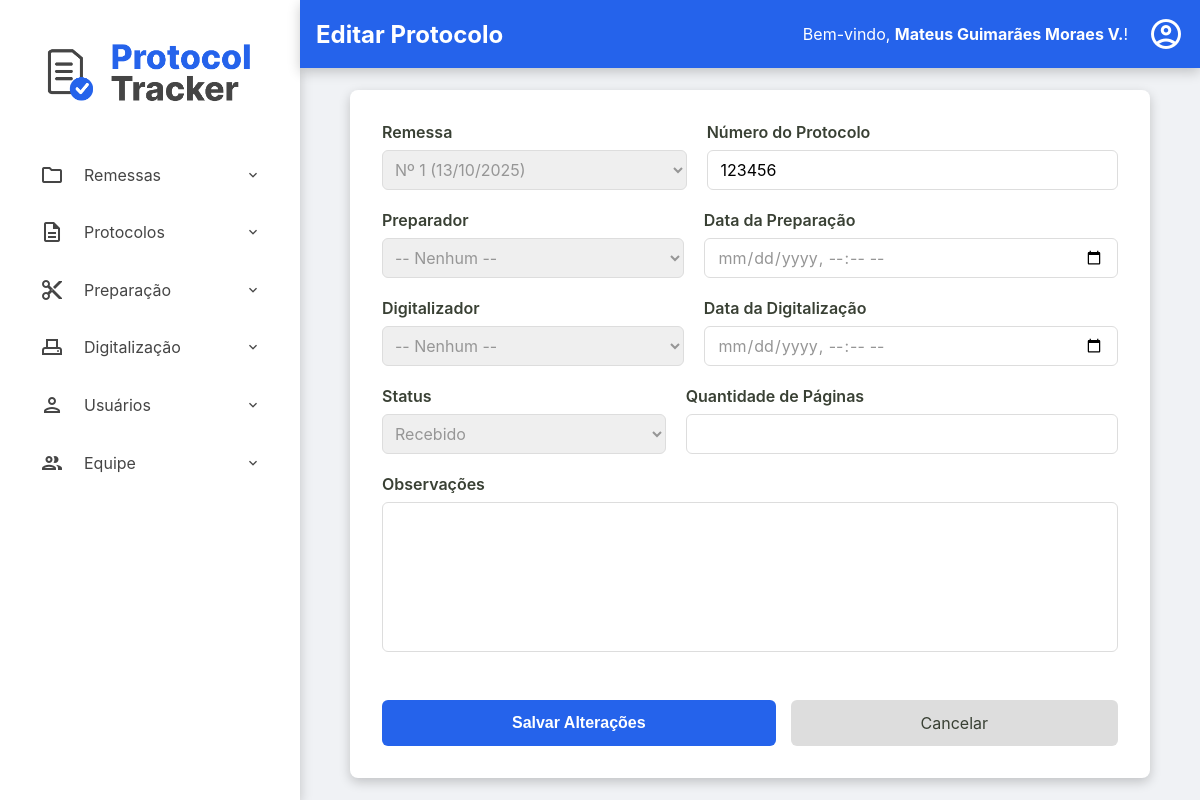
The page /admin/remessas/editar-protocolo?id=fdb02b9f-7ec1-4d7a-8567-63da422c2a63 (signed in) on the database as committed earlier.
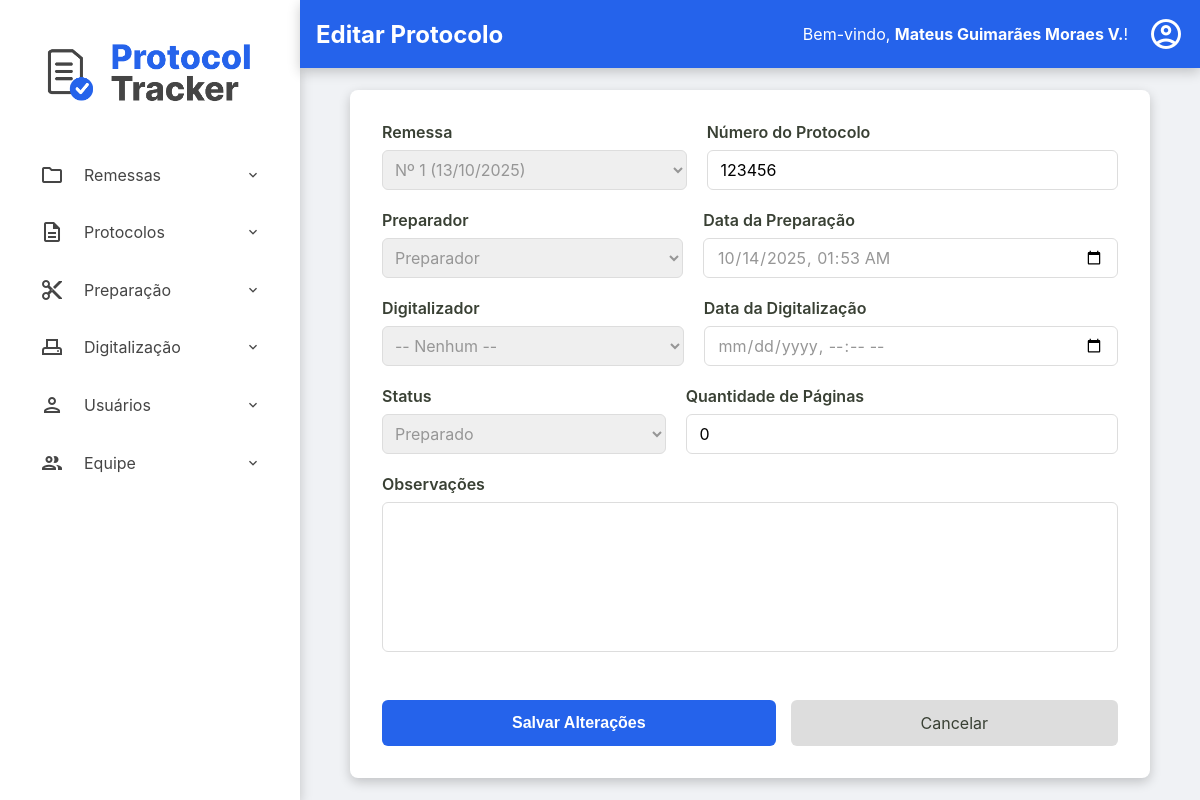
The same page on the database as committed later.
### tables this page shows
CREATE TABLE protocolos (
    id TEXT PRIMARY KEY,
    id_remessa TEXT NOT NULL,
    numero_protocolo TEXT NOT NULL UNIQUE,
    data_preparacao TEXT NULL,
    id_preparador INTEGER NULL,
    data_digitalizacao TEXT NULL,
    id_digitalizador INTEGER NULL,
    status TEXT NOT NULL DEFAULT 'RECEBIDO',
    quantidade_paginas INTEGER NULL CHECK (quantidade_paginas >= 0),
    observacoes TEXT NULL,
    FOREIGN KEY (id_remessa) REFERENCES remessas (id),
    FOREIGN KEY (id_preparador) REFERENCES usuarios (id),
    FOREIGN KEY (id_digitalizador) REFERENCES usuarios (id)
  );

CREATE TABLE usuarios (
    id INTEGER PRIMARY KEY AUTOINCREMENT,
    nome TEXT NOT NULL,
    email TEXT NOT NULL UNIQUE,
    cpf TEXT NOT NULL UNIQUE,
    hash_senha TEXT NOT NULL,
    permissao TEXT NOT NULL,
    data_criacao TEXT NOT NULL DEFAULT CURRENT_TIMESTAMP,
    status INTEGER NOT NULL DEFAULT 1
  );

### src/Controller/Admin/RemessaController.php (called while the page is built, shortened)
<?php
class RemessaController
{
    public function exibirEditarProtocolo()
    {
        try {
            $id_protocolo = $_GET['id'] ?? null;
            $protocolo = $this->protocoloRepository->findById($id_protocolo);
            $listaDeRemessas = $this->remessaRepository->all();
            $listaDePreparadores = $this->usuarioRepository->allByPermissao('preparador');
            require __DIR__ . '/../../../templates/admin/editar-protocolo.php';
        } catch (Exception $e) {
            $this->home($e->getMessage());
        }
    }
}

### src/Repository/RemessaRepository.php (called while the page is built, shortened)
<?php
class RemessaRepository implements RemessaRepositoryInterface
{
    private PDO $connection;
    public function __construct(PDO $connection)
    {
        $this->connection = $connection;
    }
    public function all(): array
    {
        $sqlQuery = "SELECT * FROM remessas ORDER BY data_recebimento DESC;";
        $stmt = $this->connection->query($sqlQuery);
        return $this->hidrataLista($stmt);
    }
    private function hidrataLista(PDOStatement $stmt): array
    {
        $listaDeRemessas = [];
        while($dadosRemessa = $stmt->fetch()){
            $listaDeRemessas[] = Remessa::fromArray($dadosRemessa);
        }
        return $listaDeRemessas;
    }
}

### src/Model/Remessa.php (called while the page is built, shortened)
<?php
class Remessa {
    public function getId(): string { return $this->id; }
    public function getNumeroRemessa(): int { return $this->numero_remessa; }
    public static function fromArray(array $array): self
    {
        try {
            $data_recebimento = new DateTimeImmutable($array['data_recebimento']);
            $data_entrega = isset($array['data_entrega']) ? new DateTimeImmutable($array['data_entrega']) : null;
        } catch (Exception $e) {
            throw new Exception("Falha ao criar data");
        }
        return new self(
            $array['id'],
            (int) $array['numero_remessa'] ?? null,
            $data_recebimento,
            $data_entrega,
            $array['status'],
            isset($array['quantidade_protocolos']) ? (int)$array['quantidade_protocolos'] : null,
            (int)$array['id_administrador'],
            $array['observacoes'] ?? null
        );
    }
}

### src/Repository/ProtocoloRepository.php (called while the page is built, shortened)
<?php
class ProtocoloRepository implements ProtocoloRepositoryInterface
{
    private PDO $connection;
    public function __construct(PDO $connection)
    {
        $this->connection = $connection;
    }
    public function findById(string $id): ?Protocolo
    {
        $sqlQuery = "SELECT * FROM protocolos WHERE id = :id;";
        $stmt = $this->connection->prepare($sqlQuery);
        $stmt->bindValue(':id', $id);
        $stmt->execute();
        $dadosProtocolo = $stmt->fetch();
        return Protocolo::fromArray($dadosProtocolo);
    }
}

### src/Model/Protocolo.php (called while the page is built, shortened)
<?php
class Protocolo {
    public function getIdRemessa(): string { return $this->id_remessa; }
    public function getNumeroProtocolo(): string { return $this->numero_protocolo; }
    public function getDataPreparacao(): ?DateTimeImmutable { return $this->data_preparacao; }
    public function getIdPreparador(): ?int { return $this->id_preparador; }
    public function getDataDigitalizacao(): ?DateTimeImmutable { return $this->data_digitalizacao; }
    public function getStatus(): string { return $this->status; }
    public function getQuantidadePaginas(): ?int { return $this->quantidade_paginas; }
    public static function fromArray(array $array): self
    {
        try {
            $data_preparacao = isset($array['data_preparacao']) ? new DateTimeImmutable($array['data_preparacao']) :  null;
            $data_digitalizacao = isset($array['data_digitalizacao']) ? new DateTimeImmutable($array['data_digitalizacao']) :  null;
        } catch (Exception $e) {
            throw new Exception("Falha ao criar data");
        }
        return new self(
            $array['id'],
            $array['id_remessa'],
            $array['numero_protocolo'],
            $data_preparacao,
            isset($array['id_preparador']) ? (int) $array['id_preparador'] : null,
            $data_digitalizacao,
            isset($array['id_digitalizador']) ? (int) $array['id_digitalizador'] : null,
            $array['status'],
            isset($array['quantidade_paginas']) ? (int) $array['quantidade_paginas'] : null,
            $array['observacoes'] ?? null,
        );
    }
}

### src/Repository/UsuarioRepository.php (called while the page is built, shortened)
<?php
class UsuarioRepository implements UsuarioRepositoryInterface
{
    private PDO $connection;
    public function __construct(PDO $connection)
    {
        $this->connection = $connection;
    }
    public function allByPermissao(string $permissao): array
    {
        $sqlQuery = "SELECT * FROM usuarios WHERE permissao = :permissao";
        $stmt = $this->connection->prepare($sqlQuery);
        $stmt->bindValue(':permissao', $permissao);
        $stmt->execute();
        return $this->hidrataLista($stmt);
    }
    private function hidrataLista(PDOStatement $stmt): array
    {
        $listaDeUsuarios = [];
        while($dadosUsuario = $stmt->fetch()){
            $listaDeUsuarios[] = Usuario::fromArray($dadosUsuario);
        }
        return $listaDeUsuarios;
    }
}

### src/Model/Usuario.php (called while the page is built, shortened)
<?php
class Usuario {
    public function getId(): ?int { return $this->id; }
    public function getNome(): string { return $this->nome; }
    public static function fromArray(array $array): self
    {
        try {
            $data_criacao = isset($array['data_criacao']) ? new DateTimeImmutable($array['data_criacao']) : null;
        } catch (Exception $e) {
            throw new Exception("Falha ao criar data");
        }
        return new self(
            (int) $array['id'],
            $array['nome'],
            $array['email'],
            $array['cpf'],
            $array['hash_senha'],
            $array['permissao'],
            $data_criacao,
            (bool) $array['status']
        );
    }
}

### templates/admin/editar-protocolo.php (the view, shortened to what the changed rows need)
<?php require __DIR__ . '/../components/_header.php'; ?>
    <form action="/admin/remessas/editar-protocolo" method="post" class="protocolo-form">
        <div class="form-row">
            <div class="form-group">
                <label for="id_remessa">Remessa</label>
                <select id="id_remessa" name="id_remessa" required>
                    <?php foreach ($listaDeRemessas as $remessa): ?>
                        <option
                            value="<?= htmlspecialchars($remessa->getId()) ?>"
                            <?= ($protocolo->getIdRemessa() === $remessa->getId()) ? 'selected' : '' ?>>
                            Nº <?= htmlspecialchars($remessa->getNumeroRemessa()) ?> (<?= $remessa->getDataRecebimento()->format('d/m/Y') ?>)
                        </option>
                    <?php endforeach; ?>
                </select>
            </div>
            <div class="form-group">
                <label for="numero_protocolo">Número do Protocolo</label>
                <input type="text" id="numero_protocolo" name="numero_protocolo" required maxlength="6" pattern="\d{6}" value="<?= htmlspecialchars($protocolo->getNumeroProtocolo()) ?>">
            </div>
        </div>
        <div class="form-row">
            <div class="form-group">
                <label for="id_preparador">Preparador</label>
                <select id="id_preparador" name="id_preparador">
                    <option value="">-- Nenhum --</option>
                    <?php foreach ($listaDePreparadores as $preparador): ?>
                        <option
                            value="<?= htmlspecialchars($preparador->getId()) ?>"
                            <?= ($protocolo->getIdPreparador() === $preparador->getId()) ? 'selected' : '' ?>>
                            <?= htmlspecialchars($preparador->getNome()) ?>
                        </option>
                    <?php endforeach; ?>
                </select>
            </div>
            <div class="form-group">
                <label for="data_preparacao">Data da Preparação</label>
                <input type="datetime-local" id="data_preparacao" name="data_preparacao" value="<?= $protocolo->getDataPreparacao() ? $protocolo->getDataPreparacao()->format('Y-m-d\TH:i') : '' ?>">
            </div>
        </div>
        <div class="form-row">
            <div class="form-group">
                <label for="id_digitalizador">Digitalizador</label>
                <select id="id_digitalizador" name="id_digitalizador">
                    <option value="">-- Nenhum --</option>
                </select>
            </div>
            <div class="form-group">
                <label for="data_digitalizacao">Data da Digitalização</label>
                <input type="datetime-local" id="data_digitalizacao" name="data_digitalizacao" value="<?= $protocolo->getDataDigitalizacao() ? $protocolo->getDataDigitalizacao()->format('Y-m-d\TH:i') : '' ?>">
            </div>
        </div>
        <div class="form-row">
            <div class="form-group">
                <label for="status">Status</label>
                <select id="status" name="status" required>
                    <option value="RECEBIDO" <?= ($protocolo->getStatus() === 'RECEBIDO') ? 'selected' : '' ?>>Recebido</option>
                    <option value="PREPARADO" <?= ($protocolo->getStatus() === 'PREPARADO') ? 'selected' : '' ?>>Preparado</option>
                </select>
            </div>
            <div class="form-group">
                <label for="quantidade_paginas">Quantidade de Páginas</label>
                <input type="number" id="quantidade_paginas" name="quantidade_paginas" min="0" value="<?= htmlspecialchars($protocolo->getQuantidadePaginas() ?? '') ?>">
            </div>
        </div>
        <div class="form-group">
            <label for="observacoes">Observações</label>
            <textarea id="observacoes" name="observacoes" rows="3"><?= htmlspecialchars($protocolo->getObservacoes() ?? '') ?></textarea>
        </div>
        <div class="form-actions-edit">
            <button type="submit" class="btn-salvar">Salvar Alterações</button>
            <a href="/admin/remessas/protocolos?id=<?= htmlspecialchars($protocolo->getIdRemessa()) ?>" class="btn-cancelar">Cancelar</a>
        </div>
    </form>
<?php require __DIR__ . '/../components/_footer.php'; ?>

Rows that differ between the two databases and show on the page:
changed protocolos: id_preparador (not shown) → "Preparador"; status "Recebido" → "Preparado"; quantidade_paginas (not shown) → "0"
Other text that changed with them:
form field data_preparacao: (not shown) → "10/14/2025 01:53"
form field id_preparador: "-- Nenhum --" → (not shown)
